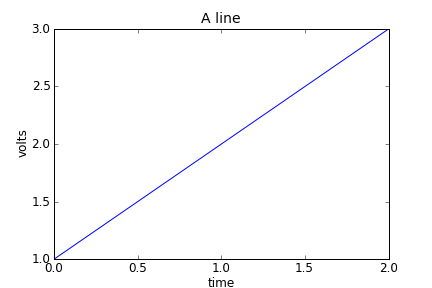

Write the Python code that produced this figure.
from matplotlib.matlab import *
plot([1,2,3])
xlabel('time')
ylabel('volts')
title('A line')
savefig('text_simple')
show()
